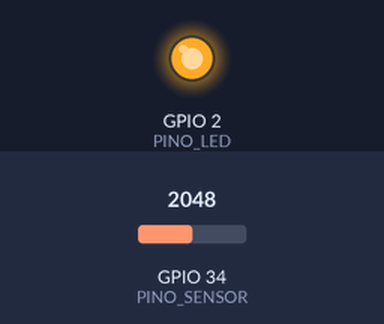
This sketch was run on a simulated ESP32. Parts: output pins drawn as LEDs (lit = HIGH). Inputs (shaded band) come from the test bench; at power-on: GPIO 34 (PINO_SENSOR) = 2048 (analog values on the 0–4095 scale). WiFi joins after 1.5 s; servers stay silent unless stated; no MQTT or app messages arrive unless stated; what the sketch prints to the serial monitor is not drawn.

Above: at 2.7 s.
2.8 s: GPIO 34 (PINO_SENSOR) set to 720
4.3 s: GPIO 34 (PINO_SENSOR) set to 618
At 5.6 s:
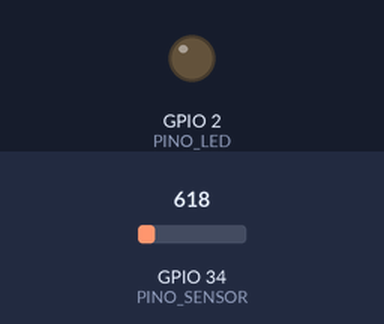
10.3 s: GPIO 34 (PINO_SENSOR) set to 740
At 11.6 s:
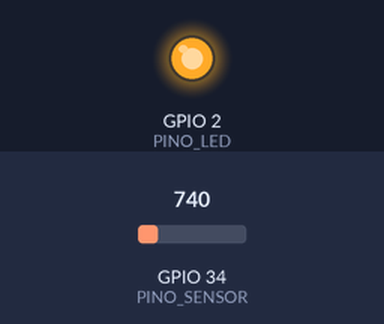
11.9 s: GPIO 34 (PINO_SENSOR) set to 491
At 12.5 s:
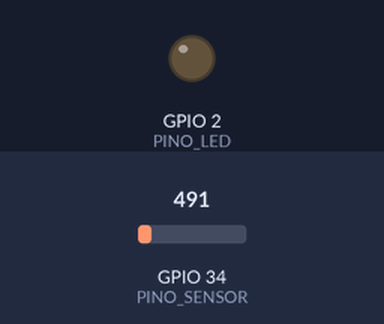
Timing chart, 0 to 14.5 s (numbered marks = the images above; inputs shaded):
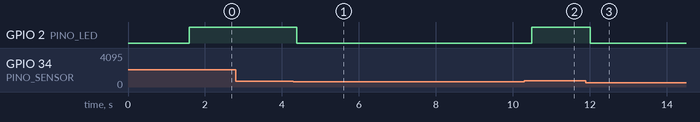

Measured:
- the behaviour switches between 650 and 649 on GPIO 34 (PINO_SENSOR) (found by bisection; images 0 and 1)
- after the input at 2.8 s, every drawn part: stays the same
- after the input at 4.3 s, GPIO 2 (PINO_LED): HIGH → LOW after 0.08 s
- after the input at 10.3 s, GPIO 2 (PINO_LED): LOW → HIGH after 0.19 s
- after the input at 11.9 s, GPIO 2 (PINO_LED): HIGH → LOW after 0.12 s

The sketch:

sketch.ino
```cpp
/*
  Projeto IoT MQ-2 + ESP32 + LED + Dashboard Python (Streamlit/MQTT)

  Fiação recomendada para ESP32 com Wi-Fi:
    MQ-2 VCC  -> VIN/5V (confira o módulo usado)
    MQ-2 GND  -> GND
    MQ-2 AOUT -> GPIO 34 (ADC1; recomendado com Wi-Fi)
    LED anodo -> GPIO 2 através de resistor de 220–330 ohms
    LED catodo -> GND

  Importante:
  - O GPIO 34 é entrada apenas e pertence ao ADC1, que funciona com Wi-Fi.
  - Se usar outro pino no circuito Wokwi, altere PINO_SENSOR e a fiação.
  - A leitura ADC é um valor relativo (0–4095), não ppm calibrado.
  - O broker MQTT público não tem autenticação: use um tópico exclusivo em projetos reais.

  Bibliotecas no Wokwi Library Manager:
    PubSubClient
    ArduinoJson
*/

#include <WiFi.h>
#include <PubSubClient.h>
#include <ArduinoJson.h>

// Wi-Fi padrão do simulador Wokwi
const char* WIFI_SSID = "Wokwi-GUEST";
const char* WIFI_PASSWORD = "";

// Mesmo broker e tópicos configurados em app.py
const char* MQTT_BROKER = "broker.emqx.io";
const uint16_t MQTT_PORT = 1883;
const char* TOPICO_BASE = "dashboard/octavio-rodrigo/mq2";
const char* TOPICO_DADOS = "dashboard/octavio-rodrigo/mq2/dados";
const char* TOPICO_CMD = "dashboard/octavio-rodrigo/mq2/comando";
const char* TOPICO_STATUS = "dashboard/octavio-rodrigo/mq2/status";

constexpr uint8_t PINO_SENSOR = 34;  // ADC1: funciona com Wi-Fi
constexpr uint8_t PINO_LED = 2;
constexpr uint16_t HISTERESE = 50;
constexpr uint8_t AMOSTRAS = 10;
constexpr uint32_t LEITURA_MS = 250;

WiFiClient wifiClient;
PubSubClient mqtt(wifiClient);

int limiar = 700;
uint8_t intervaloSegundos = 2;
String modo = "auto";        // auto ou manual
bool ledManual = false;
bool perigo = false;
bool ledLigado = false;

uint32_t ultimaLeitura = 0;
uint32_t ultimoEnvio = 0;
bool publicarAgora = true;

int lerGas() {
  uint32_t soma = 0;
  for (uint8_t i = 0; i < AMOSTRAS; i++) {
    soma += analogRead(PINO_SENSOR);
    delay(3);
  }
  return soma / AMOSTRAS;
}

void atualizarPerigo(int gas) {
  bool perigoAnterior = perigo;
  if (!perigo && gas >= limiar) {
    perigo = true;
  } else if (perigo && gas < max(0, limiar - (int)HISTERESE)) {
    perigo = false;
  }
  if (perigo != perigoAnterior) publicarAgora = true;
}

void atualizarLed() {
  ledLigado = (modo == "auto") ? perigo : ledManual;
  digitalWrite(PINO_LED, ledLigado ? HIGH : LOW);
}

void publicarStatus(const char* status) {
  if (mqtt.connected()) {
    mqtt.publish(TOPICO_STATUS, status, true);
  }
}

void receberComando(char* topic, byte* payload, unsigned int length) {
  StaticJsonDocument<192> doc;
  DeserializationError erro = deserializeJson(doc, payload, length);
  if (erro) {
    Serial.println("Comando MQTT ignorado: JSON inválido.");
    return;
  }

  const char* cmd = doc["cmd"] | "";
  JsonVariant valor = doc["valor"];
  bool aceito = false;

  if (strcmp(cmd, "led") == 0 && !valor.isNull()) {
    int v = valor.as<int>();
    if (v == 0 || v == 1) {
      modo = "manual";
      ledManual = (v == 1);
      aceito = true;
    }
  } else if (strcmp(cmd, "modo") == 0 && valor.is<const char*>()) {
    String novoModo = valor.as<String>();
    if (novoModo == "auto" || novoModo == "manual") {
      modo = novoModo;
      aceito = true;
    }
  } else if (strcmp(cmd, "limiar") == 0 && !valor.isNull()) {
    int novoLimiar = valor.as<int>();
    if (novoLimiar >= 0 && novoLimiar <= 4095) {
      limiar = novoLimiar;
      aceito = true;
    }
  } else if (strcmp(cmd, "intervalo") == 0 && !valor.isNull()) {
    int novoIntervalo = valor.as<int>();
    if (novoIntervalo >= 1 && novoIntervalo <= 10) {
      intervaloSegundos = (uint8_t)novoIntervalo;
      aceito = true;
    }
  }

  if (aceito) {
    atualizarLed();
    publicarAgora = true;
    Serial.printf("Comando aplicado: %s\n", cmd);
  } else {
    Serial.printf("Comando inválido/ignorado: %s\n", cmd);
  }
}

void conectarWiFi() {
  if (WiFi.status() == WL_CONNECTED) return;

  Serial.printf("Conectando ao Wi-Fi %s", WIFI_SSID);
  WiFi.mode(WIFI_STA);
  WiFi.begin(WIFI_SSID, WIFI_PASSWORD);

  uint32_t inicio = millis();
  while (WiFi.status() != WL_CONNECTED && millis() - inicio < 20000) {
    delay(300);
    Serial.print(".");
  }
  if (WiFi.status() == WL_CONNECTED) {
    Serial.printf("\nWi-Fi conectado. IP: %s\n", WiFi.localIP().toString().c_str());
  } else {
    Serial.println("\nWi-Fi ainda indisponível; nova tentativa em breve.");
  }
}

bool conectarMQTT() {
  if (mqtt.connected()) return true;
  if (WiFi.status() != WL_CONNECTED) return false;

  String clientId = "esp32-mq2-" + String((uint32_t)(ESP.getEfuseMac() & 0xFFFFFFFF), HEX);
  mqtt.setServer(MQTT_BROKER, MQTT_PORT);
  mqtt.setCallback(receberComando);
  mqtt.setKeepAlive(30);
  mqtt.setBufferSize(512);

  Serial.print("Conectando ao MQTT...");
  if (mqtt.connect(clientId.c_str(), TOPICO_STATUS, 1, true, "offline")) {
    Serial.println(" conectado.");
    mqtt.subscribe(TOPICO_CMD, 1);
    publicarStatus("online");
    publicarAgora = true;
    return true;
  }
  Serial.printf(" falhou, estado=%d\n", mqtt.state());
  return false;
}

void publicarDados(int gas) {
  if (!mqtt.connected()) return;

  StaticJsonDocument<256> doc;
  doc["gas"] = gas;
  doc["perigo"] = perigo;
  doc["limiar"] = limiar;
  doc["led"] = ledLigado;
  doc["modo"] = modo;
  doc["intervalo"] = intervaloSegundos;

  char buffer[256];
  serializeJson(doc, buffer, sizeof(buffer));
  if (mqtt.publish(TOPICO_DADOS, buffer)) {
    Serial.printf("Gas Sensor Value: %d | limiar: %d | %s | LED: %s\n",
                  gas, limiar, perigo ? "PERIGO" : "Sem perigo",
                  ledLigado ? "ligado" : "desligado");
  } else {
    Serial.println("Falha ao publicar telemetria MQTT.");
  }
}

void setup() {
  Serial.begin(115200);
  pinMode(PINO_LED, OUTPUT);
  digitalWrite(PINO_LED, LOW);
  analogReadResolution(12);  // 0–4095
  pinMode(PINO_SENSOR, INPUT);
  conectarWiFi();
  conectarMQTT();
}

void loop() {
  uint32_t agora = millis();

  if (WiFi.status() != WL_CONNECTED) {
    conectarWiFi();
  }

  if (!mqtt.connected()) {
    conectarMQTT();
  } else {
    mqtt.loop(); // processa comandos recebidos do dashboard
  }

  if (agora - ultimaLeitura >= LEITURA_MS || publicarAgora) {
    ultimaLeitura = agora;
    int gas = lerGas();
    atualizarPerigo(gas);
    atualizarLed();

    if (mqtt.connected() &&
        (publicarAgora || agora - ultimoEnvio >= (uint32_t)intervaloSegundos * 1000UL)) {
      publicarDados(gas);
      ultimoEnvio = agora;
      publicarAgora = false;
    }
  }

  delay(20);
}
```
